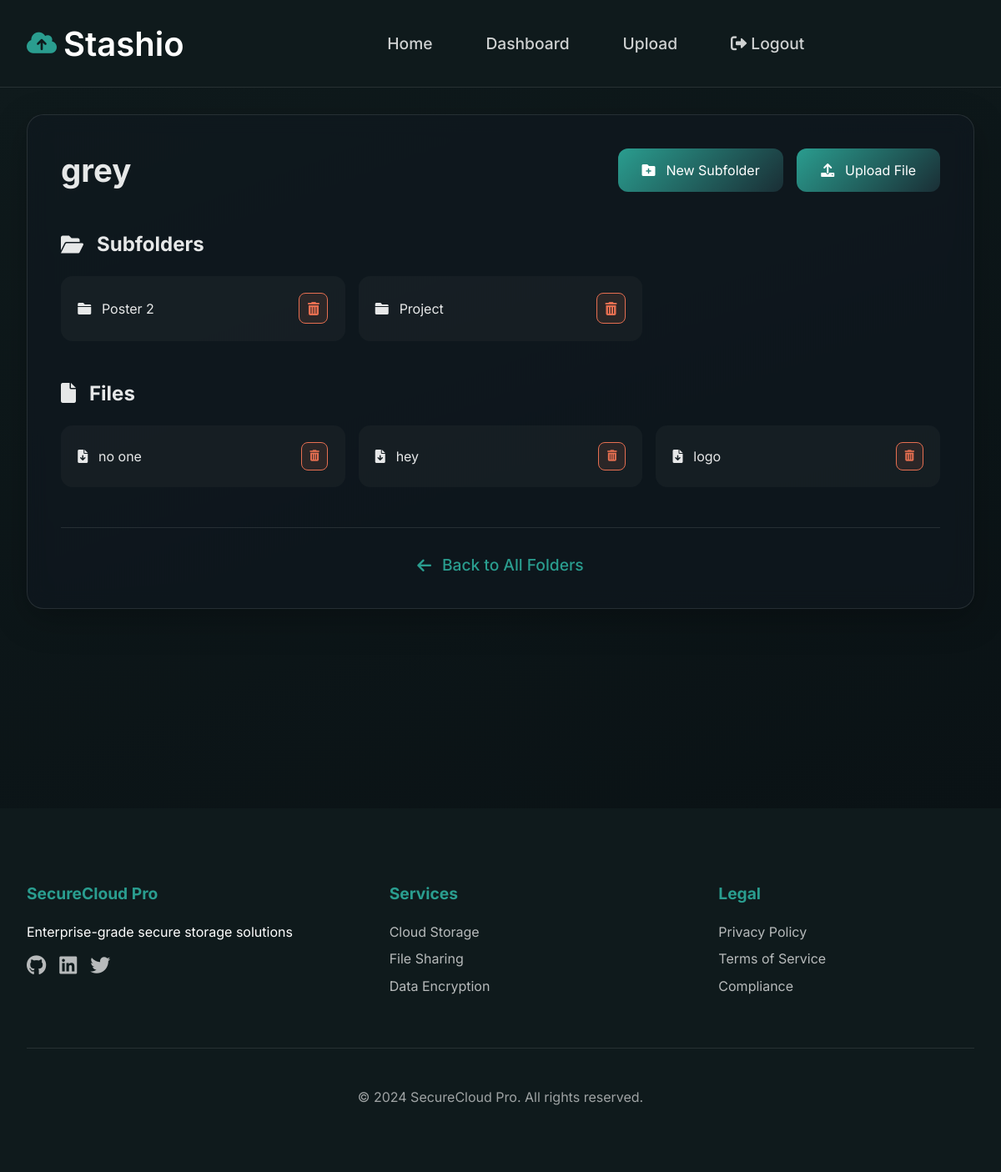
The page /folder/23/ (signed in) on the database its author committed.
### storage/models.py (models this page shows, shortened)
class Folder(models.Model):
    name = models.CharField(max_length=255)
    parent = models.ForeignKey('self', null=True, blank=True, on_delete=models.CASCADE)
    user = models.ForeignKey(User, on_delete=models.CASCADE)
    @property
    def subfolders(self):
        return Folder.objects.filter(parent=self)
    @property
    def files(self):
        return File.objects.filter(folder=self)

class File(models.Model):
    name = models.CharField(max_length=255, blank=True)
    file = models.FileField(upload_to='files/')
    size = models.BigIntegerField(null=False)
    uploaded_at = models.DateTimeField(auto_now_add=True)
    folder = models.ForeignKey('Folder', null=True, blank=True, on_delete=models.SET_NULL)
    user = models.ForeignKey(User, on_delete=models.CASCADE)

### storage/views.py (the view)
# urls.py: path('folder/<int:folder_id>/', views.folder_view, name='folder_view'),
def folder_view(request, folder_id):
    folder = get_object_or_404(Folder, id=folder_id, user=request.user)
    files = File.objects.filter(folder=folder)
    subfolders = Folder.objects.filter(parent=folder)
    return render(request, 'folder_view.html', {'folder': folder, 'files': files, 'subfolders': subfolders})

### storage/templates/folder_view.html (shortened to what this page needs)
{% extends "base.html" %}
{% load static %}
{% block extra_css %}
  <link rel="stylesheet" href="{% static 'css/folder_view.css' %}">
{% endblock %}
{% block content %}
<div class="folder-container">
  <div class="glass-card">
    <div class="folder-header">
      <div class="header-content">
        <h1 class="folder-title">{{ folder.name }}</h1>
        <div class="folder-actions">
          <a href="{% url 'storage:create_subfolder' folder.id %}" class="auth-button primary">
            <i class="fas fa-folder-plus"></i>
            New Subfolder
          </a>
          {% if storage_used|add:1 > MAX_STORAGE %}
            <div class="storage-warning">
              <i class="fas fa-exclamation-triangle"></i>
              Storage Full
            </div>
          {% else %}
            <a href="{% url 'storage:upload_file_with_folder' folder.id %}" class="auth-button primary">
              <i class="fas fa-upload"></i>
              Upload File
            </a>
          {% endif %}
        </div>
      </div>
    </div>
    <div class="folder-content">
      <div class="content-section">
        <h3 class="section-title">
          <i class="fas fa-folder-open"></i>
          Subfolders
        </h3>
        {% if folder.subfolders %}
        <div class="item-grid">
          {% for subfolder in folder.subfolders %}
            <div class="folder-item">
              <a href="{% url 'storage:folder_view' subfolder.id %}" class="item-name">
                <i class="fas fa-folder"></i>
                {{ subfolder.name }}
              </a>
              <div class="item-actions">
                <a href="{% url 'storage:delete_folder' subfolder.id %}" class="delete-btn"
                   onclick="return confirm('Are you sure you want to delete this subfolder?')">
                  <i class="fas fa-trash-alt"></i>
                </a>
              </div>
            </div>
          {% endfor %}
        </div>
        {% else %}
          <p class="empty-state">No subfolders created</p>
        {% endif %}
      </div>
      <div class="content-section">
        <h3 class="section-title">
          <i class="fas fa-file"></i>
          Files
        </h3>
        {% if folder.files %}
        <div class="item-grid">
          {% for file in folder.files %}
            <div class="file-item">
              <a href="{% url 'storage:file_download' file.id %}" class="item-name">
                <i class="fas fa-file-download"></i>
                {{ file.name }}
              </a>
              <form action="{% url 'storage:delete_file' file.id %}" method="POST" class="item-actions">
                <button type="submit" class="delete-btn">
                  <i class="fas fa-trash-alt"></i>
                </button>
              </form>
            </div>
          {% endfor %}
        </div>
        {% else %}
          <p class="empty-state">No files uploaded</p>
        {% endif %}
      </div>
    </div>
    <div class="folder-footer">
      <a href="{% url 'storage:file_list' %}" class="auth-link">
        <i class="fas fa-arrow-left"></i>
        Back to All Folders
      </a>
    </div>
  </div>
</div>
{% endblock %}

### storage/static/css/folder_view.css (style rules this page uses)
:root { --primary: #2A9D8F; --secondary: #1A2E35; --accent: #E76F51; --dark: #0F1A1C; --text-light: rgba(255,255,255,0.9); --glass-bg: rgba(16, 24, 32, 0.6); }
.folder-container { padding: 2rem; background: linear-gradient(160deg, var(--dark) 0%, #0a1215 100%); min-height: 100vh; color: var(--text-light); font-family: 'Inter', system-ui, sans-serif; }
.glass-card { background: var(--glass-bg); border: 1px solid rgba(255,255,255,0.1); border-radius: 20px; padding: 2.5rem; backdrop-filter: blur(12px); box-shadow: 0 12px 40px rgba(0,0,0,0.25); }
.folder-header { margin-bottom: 2rem; }
.header-content { display: flex; justify-content: space-between; align-items: center; flex-wrap: wrap; gap: 1.5rem; margin-bottom: 2rem; }
.folder-title { font-size: 2.4rem; margin: 0; }
.folder-actions { display: flex; gap: 1rem; flex-wrap: wrap; }
.auth-button { padding: 1rem 1.8rem; border-radius: 12px; border: none; cursor: pointer; transition: all 0.3s ease; display: flex; align-items: center; gap: 0.8rem; text-decoration: none; }
.auth-button.primary { background: linear-gradient(135deg, var(--primary) 0%, #1A2E35 100%); color: white; }
.content-section { margin: 3rem 0; }
.section-title { font-size: 1.5rem; margin-bottom: 1.5rem; display: flex; align-items: center; gap: 1rem; }
.item-grid { display: grid; grid-template-columns: repeat(auto-fill, minmax(280px, 1fr)); gap: 1rem; }
.folder-item, .file-item { background: rgba(255,255,255,0.03); border-radius: 14px; padding: 1.2rem; display: flex; justify-content: space-between; align-items: center; transition: all 0.3s ease; border: 1px solid transparent; }
.item-name { color: var(--text-light); text-decoration: none; display: flex; align-items: center; gap: 0.8rem; transition: color 0.3s ease; }
.item-actions { display: flex; gap: 0.8rem; }
.delete-btn { background: rgba(231, 111, 81, 0.1); color: var(--accent); border: 1px solid var(--accent); padding: 0.6rem; border-radius: 8px; cursor: pointer; transition: all 0.3s ease; display: flex; align-items: center; justify-content: center; }
.folder-footer { margin-top: 3rem; border-top: 1px solid rgba(255,255,255,0.1); padding-top: 2rem; text-align: center; }
.auth-link { color: var(--primary); text-decoration: none; display: inline-flex; align-items: center; gap: 0.8rem; transition: opacity 0.3s ease; }

### rows shown on the page
Folder: name "grey"
Folder: name "Poster 2"
Folder: name "Project"
File: name "no one"
File: name "hey"
File: name "logo"
